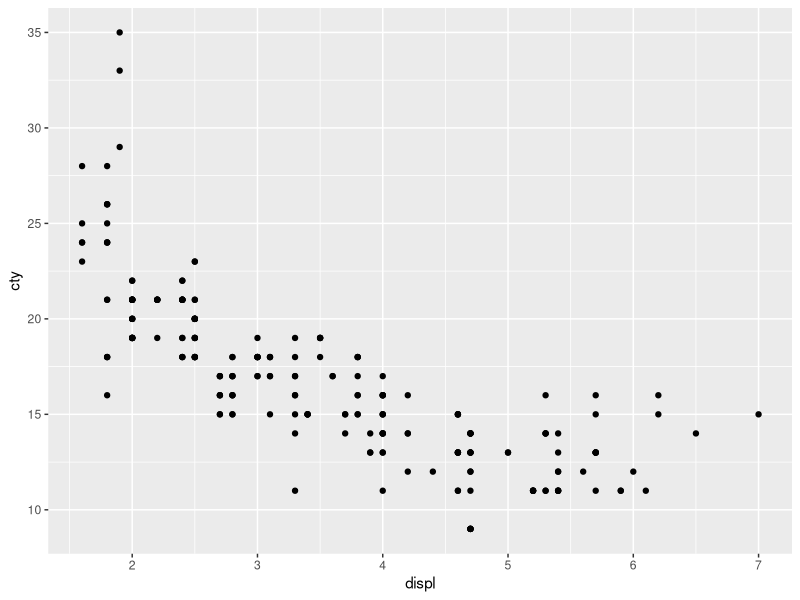
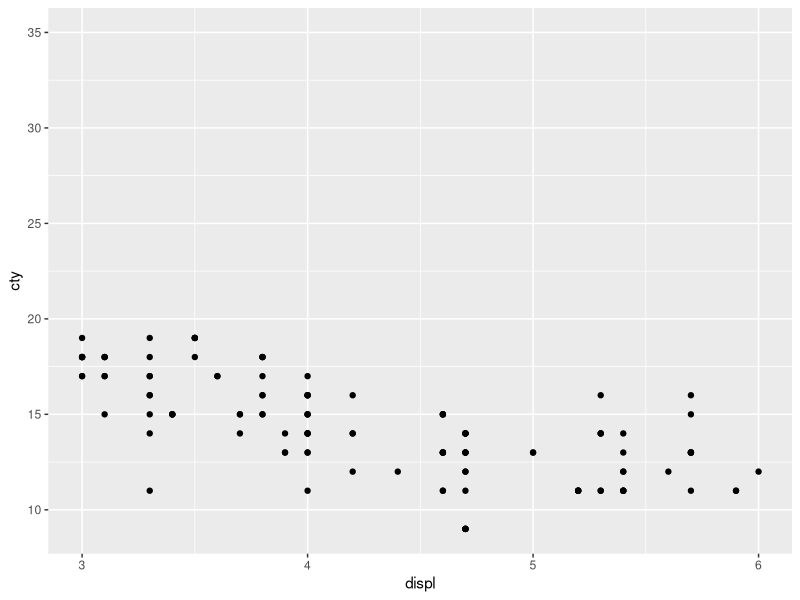
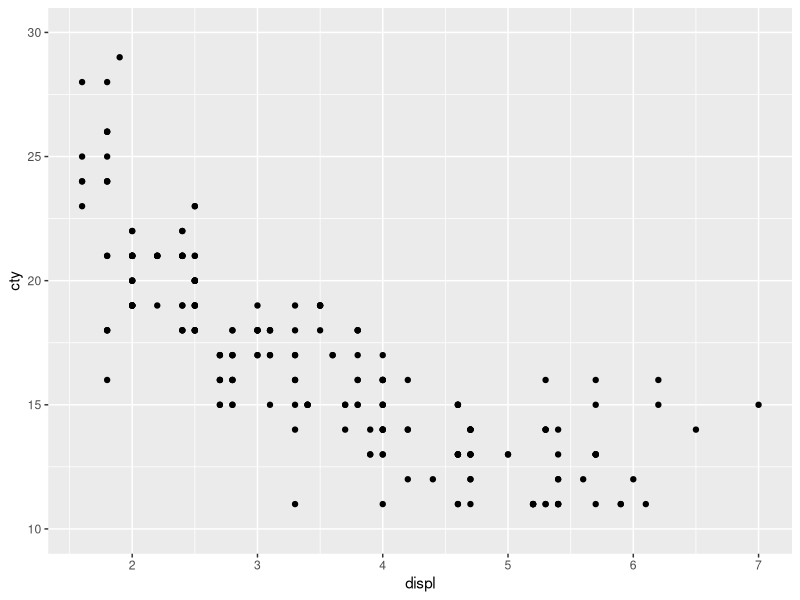
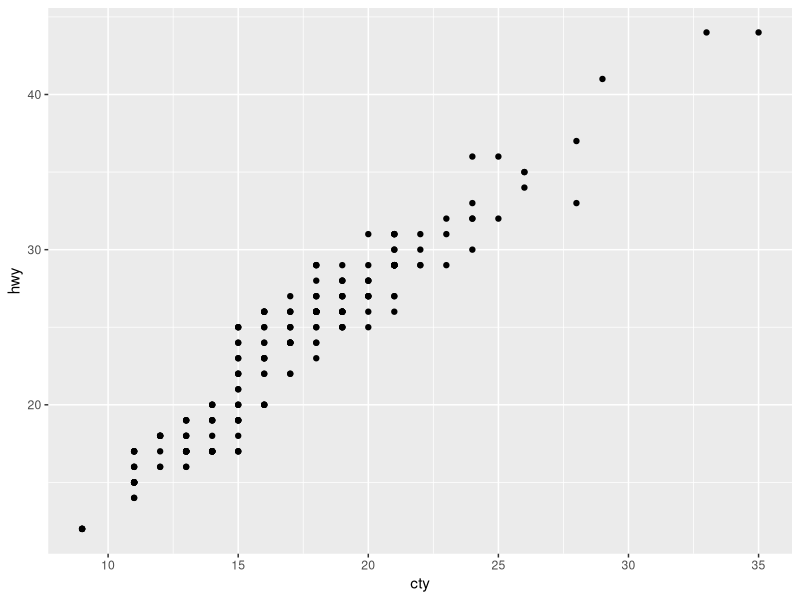
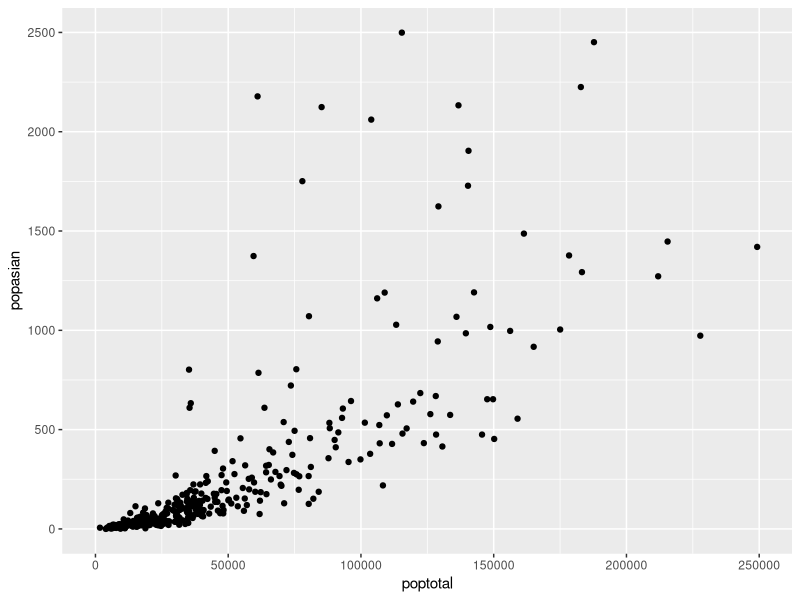
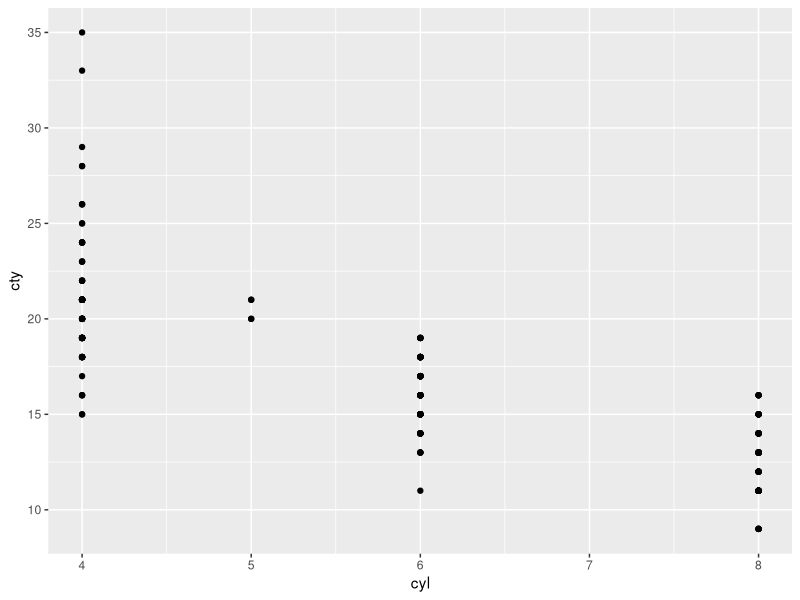
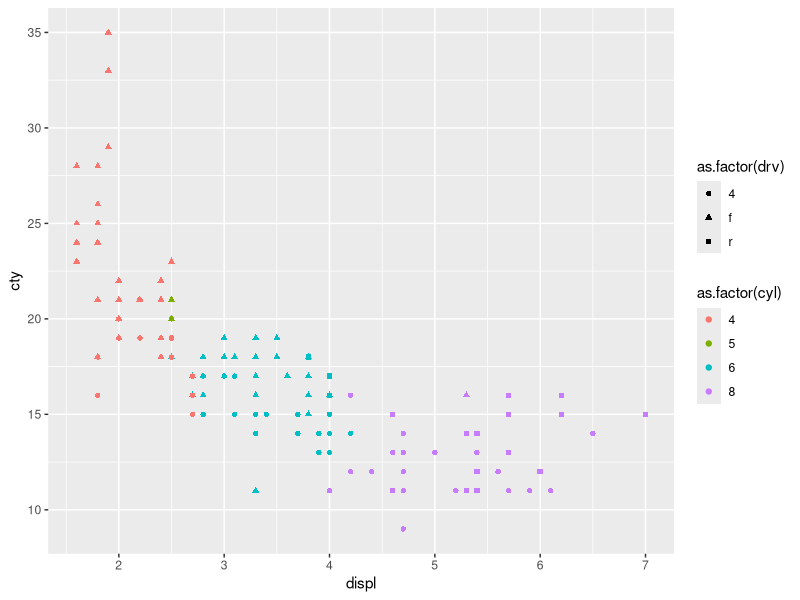

The R source for these figures, in order:
# ggplot2 패키지를 사용한 그래프
# grammar of graph(그래프 그리기 문법)
# install.packages("ggplot2")
library(ggplot2)
search()

# ggplot2 패키지의 mpg 데이터 프레임 구조 확인
str(mpg)

# 자동차 배기량(displ)과 시내주행 연비(cty) 사이의 관계
summary(mpg$displ)
summary(mpg$cty)
# 1) 그래프를 그릴 데이터(데이터 프레임), 좌표축 설정
g <- ggplot(data = mpg, mapping = aes(x = displ, y = cty))

# 2) 그래프의 종류 선택
g <- g + geom_point() # 좌표축 + 그래프의 종류
g

# 3) 옵션 추가
g <- g + xlim(3, 6)
g

ggplot(mpg, aes(displ, cty)) +
  geom_point() +
  ylim(10, 30)


# 연습문제
# 1
ggplot(mpg, aes(cty, hwy)) +
  geom_point()

# 2
str(midwest)
ggplot(midwest, aes(poptotal, popasian)) +
  geom_point() +
  xlim(0, 250000) +
  ylim(0, 2500)


str(mpg)
table(mpg$cyl)

ggplot(mpg, aes(cyl, cty)) +
  geom_point()

ggplot(data = mpg, mapping = aes(x = displ, y = cty, 
                                 color = as.factor(cyl),
                                 shape = as.factor(drv))) +
  geom_point()
